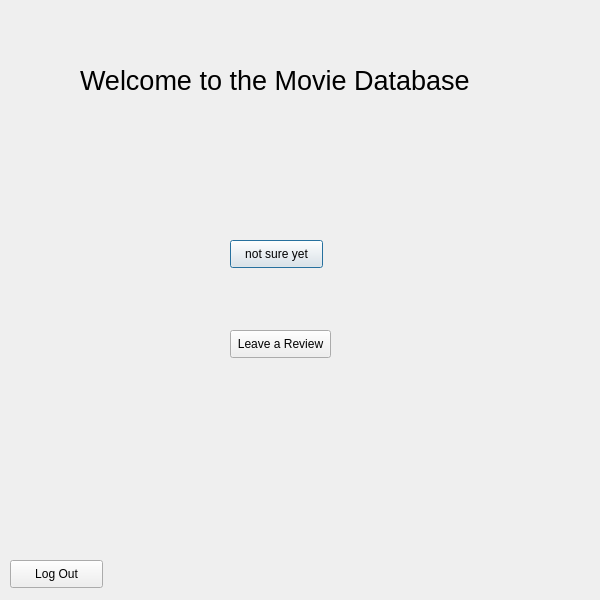
<?xml version="1.0" encoding="UTF-8"?>
<ui version="4.0">
 <class>Dialog</class>
 <widget class="QDialog" name="Dialog">
  <property name="geometry">
   <rect>
    <x>0</x>
    <y>0</y>
    <width>600</width>
    <height>600</height>
   </rect>
  </property>
  <property name="windowTitle">
   <string>Dialog</string>
  </property>
  <widget class="QLabel" name="label">
   <property name="geometry">
    <rect>
     <x>80</x>
     <y>-10</y>
     <width>491</width>
     <height>181</height>
    </rect>
   </property>
   <property name="font">
    <font>
     <pointsize>20</pointsize>
    </font>
   </property>
   <property name="text">
    <string>Welcome to the Movie Database    </string>
   </property>
  </widget>
  <widget class="QPushButton" name="pushButton">
   <property name="geometry">
    <rect>
     <x>230</x>
     <y>240</y>
     <width>93</width>
     <height>28</height>
    </rect>
   </property>
   <property name="text">
    <string>not sure yet</string>
   </property>
  </widget>
  <widget class="QPushButton" name="reviewButton">
   <property name="geometry">
    <rect>
     <x>230</x>
     <y>330</y>
     <width>101</width>
     <height>28</height>
    </rect>
   </property>
   <property name="text">
    <string>Leave a Review</string>
   </property>
  </widget>
  <widget class="QPushButton" name="logoutButton">
   <property name="geometry">
    <rect>
     <x>10</x>
     <y>560</y>
     <width>93</width>
     <height>28</height>
    </rect>
   </property>
   <property name="text">
    <string>Log Out</string>
   </property>
  </widget>
 </widget>
 <resources/>
 <connections/>
</ui>
